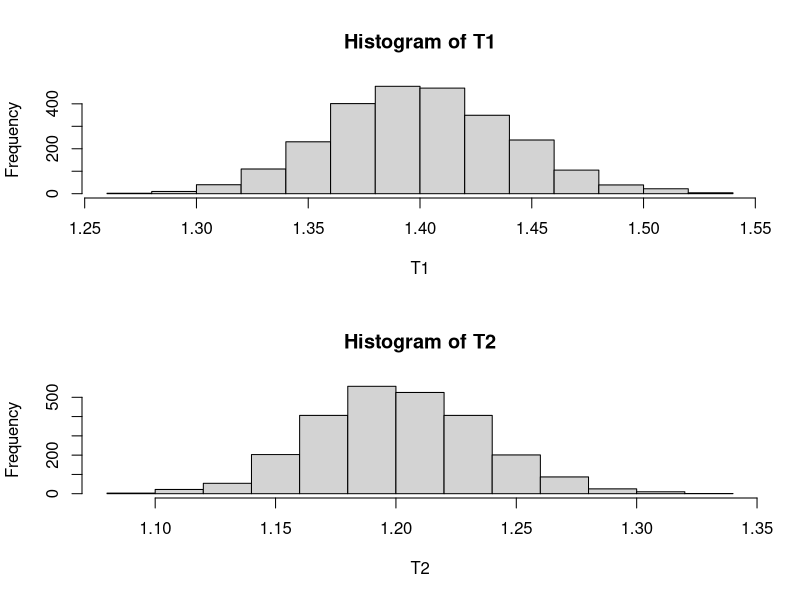

Write the R code that produced this figure.
rm(list = ls(all=T))
a=1.4;
b=1.2;
eps=0.1
est_prob_T1=0
est_prob_T2=0
est_a=0
est_b=0
bias_a=bias_b=0
n=c(750,1000,1500,2000,2500)
for (i in 1:length(n)) {
  x=matrix(rbeta(n[i]*n[i],a,b),n[i],n[i]) 
  m1=apply(x,2,mean)
  m2=apply(x^2,2,mean)
  T1=m1*(m1-m2)/(m2-m1^2);# estimator of a
  T2=(m2-m1)*(m1-1)/(m2-m1^2);# estimator of b
  est_a[i]=mean(T1)
  est_b[i]=mean(T2)
  bias_a[i]=est_a[i]-a;
  bias_b[i]=est_b[i]-b;
  
  
  est_prob_T1[i]=mean(abs(T1-a)<eps)
  est_prob_T2[i]=mean(abs(T2-b)<eps)
  
}
cbind(n,est_a,bias_a,est_b,bias_b)
cbind(n,est_prob_T1,est_prob_T2)
# to check asymptotic dist
par(mfrow=c(2,1))
hist(T1)  # when n is large
hist(T2)

